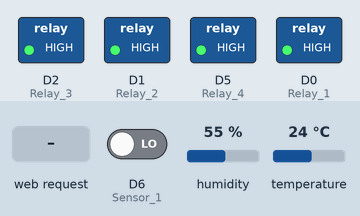
This sketch was run on a simulated ESP8266 (NodeMCU). Parts: switched loads named in the sketch (green lamp = pin HIGH). The test bench sets the inputs (shaded band); at power-on: D6 (Sensor_1) LOW, humidity 55 %, temperature 24 °C. WiFi joins after 1.5 s; servers stay silent unless stated; what the sketch prints to the serial monitor is not drawn.

Above: at 2.7 s.
2.8 s: HTTP request GET /poliv received
At 3.6 s:
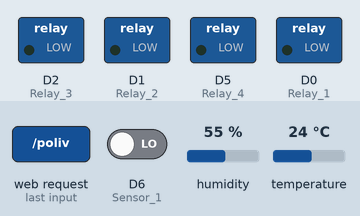
5.3 s: D6 (Sensor_1) driven HIGH
At 6.5 s:
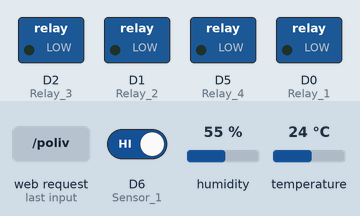
6.8 s: D6 (Sensor_1) driven LOW
At 7.9 s:
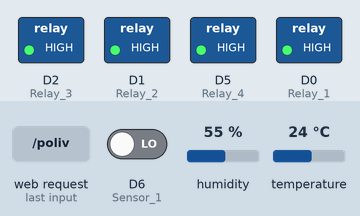
Timing chart, 0 to 9.8 s (numbered marks = the images above; inputs shaded):
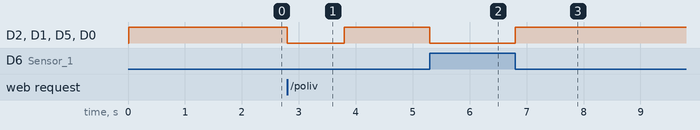

The sketch:

SimpleAutoWatering.ino
```cpp
#include <ESP8266WiFi.h>

const char* ssid = "ASUS";
const char* password = "wifigenius12431243";
#include "DHT.h"

int DHTPIN = D8; //dht22
int Relay_1 = 16; // first pump
int Relay_2 = 5; //
int Relay_3 = 4; //
int Relay_4 = 14; //
int Sensor_1 = 12; // first water sensor
int val = 0;
float t, h; //temperature, humidity

DHT dht(DHTPIN, DHT22);
WiFiServer server(80);

void setup() {
  Serial.begin(115200);
   Serial.print("Start");
  delay(10);
  pinMode(Relay_1, OUTPUT);
  pinMode(Relay_2, OUTPUT);
  pinMode(Relay_3, OUTPUT);
  pinMode(Relay_4, OUTPUT);
  pinMode(Sensor_1, INPUT);
  dht.begin();
  h = dht.readHumidity(); //Считываем влажность
  t = dht.readTemperature(); // Считываем температуру
  allOff();

  // Connect to WiFi network
  Serial.println();
  Serial.println();
  Serial.print("Connecting to ");
  Serial.println(ssid);

  WiFi.begin(ssid, password);

  while (WiFi.status() != WL_CONNECTED) {
    delay(500);
    Serial.print(".");
  }
  Serial.println("");
  Serial.println("WiFi connected");

  // Start the server
  server.begin();
  Serial.println("Server started");

  // Print the IP address
  Serial.print("Use this URL : ");
  Serial.print("http://");
  Serial.print(WiFi.localIP());
  Serial.println("/");
}

void loop() {
  h = dht.readHumidity(); //Считываем влажность
  t = dht.readTemperature(); // Считываем температуру
  val = digitalRead(Sensor_1);
  if (val == 1)
  {
    allOn();
  }
  else
  {
    allOff();
  }

  // Check if a client has connected
  WiFiClient client = server.available();
  if (!client) {
    return;
  }
  // Wait until the client sends some data
  Serial.println("new client");
  while(!client.available()){
    delay(1);
  }

  // Read the first line of the request
  String request = client.readStringUntil('\r');
  Serial.println(request);
  client.flush();
  // Match the request

  if ((request.indexOf("/poliv") != -1)){
    allOn();
    delay(1000);
    allOff();
  }

  output(client);
  delay(1);
  Serial.println("Client disconnected");
  Serial.println("");
}

void allOn(){
  digitalWrite(Relay_1, LOW);
  digitalWrite(Relay_2, LOW);
  digitalWrite(Relay_3, LOW);
  digitalWrite(Relay_4, LOW);
}

void allOff(){
  digitalWrite(Relay_1, HIGH);
  digitalWrite(Relay_2, HIGH);
  digitalWrite(Relay_3, HIGH);
  digitalWrite(Relay_4, HIGH);
}
void output(WiFiClient client)
{
  h = dht.readHumidity(); //Считываем влажность
  t = dht.readTemperature(); // Считываем температуру
  client.println("HTTP/1.1 200 OK");
  client.println("Content-Type: text/html");
  client.println(""); //  do not forget this one
  client.println("<!DOCTYPE HTML>");
  client.println("<html>");

  client.println("<br><br>");
  client.println("Click <a href=\"/refreh\">here</a> refresh<br>");
  client.println("Click <a href=\"/poliv\">here</a> poliv<br>");
  client.print("Temp is ");
  client.println(t);
  client.print("Hum is ");
  client.println(h);

  client.println("</html>");
}
```

Measured:
- after the input at 2.8 s, D2 (Relay_3), D1 (Relay_2), D5 (Relay_4), D0 (Relay_1): HIGH → LOW at once, → HIGH 1.0 s later
- after the input at 5.3 s, D2 (Relay_3), D1 (Relay_2), D5 (Relay_4), D0 (Relay_1): HIGH → LOW at once
- after the input at 6.8 s, D2 (Relay_3), D1 (Relay_2), D5 (Relay_4), D0 (Relay_1): LOW → HIGH at once
